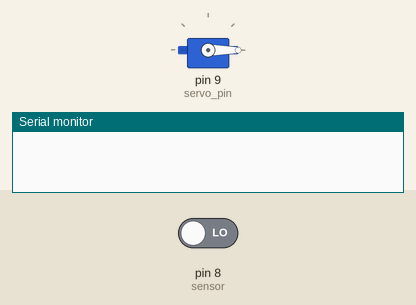
A program run on a simulated Arduino Uno, built with avr-gcc and run on an emulated ATmega328P. On the bench: servo, the last lines printed to the serial monitor. The inputs (shaded band) are chosen by the test bench; at power-on: pin 8 (sensor) LOW.

Above: at 3.8 s.
3.9 s: pin 8 (sensor) driven HIGH
At 4.9 s:
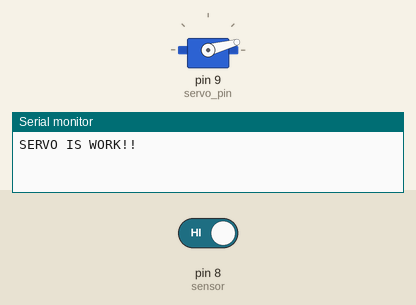
Timing chart, 0 to 8.5 s (numbered marks = the images above; inputs shaded):
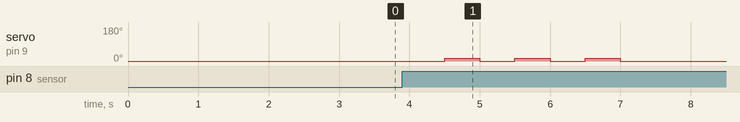

The program:

main.cpp
```cpp
#include <Arduino.h>
#include <Servo.h>

const int PORT = 9600;
const int servo_pin = 9;
const int sensor = 8;

const int deg = 15;

Servo servo;

void setup()
{
    Serial.begin(PORT);
    servo.attach(servo_pin);

    pinMode(sensor, INPUT);

    servo.write(0);
}

static int is_first = 1;
static int is_none_count = 0;

void loop()
{
    if (digitalRead(sensor)) {
        if (is_first == 1) {
            Serial.println("SERVO IS WORK!!");

            for (int i = 0; i < 3; i ++) {
                servo.write(deg);
                delay(500);
                servo.write(0);
                delay(500);
            }

            is_first = 2;

            if (is_none_count) {
                is_none_count = 0;
            }
        }
    } else if (is_first == 2) {
        if (is_none_count < 1200) {
            is_none_count ++;
        } else {
            is_none_count = 0;

            Serial.println("SERVO IS EXIT!!");

            servo.write(deg);
            delay(500);
            servo.write(0);

            is_first = 1;
        }
    }

    delay(1500);
}
```

Measured:
- after the input at 3.9 s, servo on pin 9 (servo_pin): alternates 15° for 0.50 s and 0° for 0.50 s, 6 changes in all, then stays 0°, starting after 0.60 s
